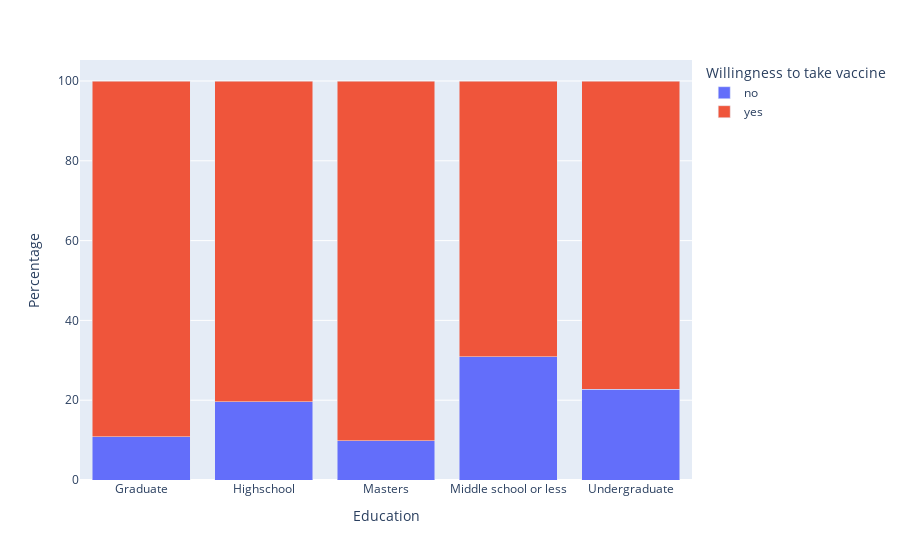

Notebook code cell kept with this figure:
### Code cell
bar_percentage('Education')

### Figure 1 — Plotly figure (JSON) as saved in the notebook; plotly's stock layout.template omitted (floating-point values rounded to 4 significant figures)
{"data": [{"alignmentgroup": "True", "hovertemplate": "Willingness to take vaccine=no<br>Education=%{x}<br>Percentage=%{y}<extra></extra>", "legendgroup": "no", "marker": {"color": "#636efa", "pattern": {"shape": ""}}, "name": "no", "offsetgroup": "no", "orientation": "v", "showlegend": true, "textposition": "auto", "type": "bar", "x": ["Graduate", "Highschool", "Masters", "Middle school or less", "Undergraduate"], "xaxis": "x", "y": [10.81, 19.64, 9.804, 30.93, 22.73], "yaxis": "y"}, {"alignmentgroup": "True", "hovertemplate": "Willingness to take vaccine=yes<br>Education=%{x}<br>Percentage=%{y}<extra></extra>", "legendgroup": "yes", "marker": {"color": "#EF553B", "pattern": {"shape": ""}}, "name": "yes", "offsetgroup": "yes", "orientation": "v", "showlegend": true, "textposition": "auto", "type": "bar", "x": ["Graduate", "Highschool", "Masters", "Middle school or less", "Undergraduate"], "xaxis": "x", "y": [89.19, 80.36, 90.2, 69.07, 77.27], "yaxis": "y"}], "layout": {"barmode": "stack", "legend": {"title": {"text": "Willingness to take vaccine"}, "tracegroupgap": 0}, "margin": {"t": 60}, "xaxis": {"anchor": "y", "domain": [0, 1], "title": {"text": "Education"}}, "yaxis": {"anchor": "x", "domain": [0, 1], "title": {"text": "Percentage"}}}}
